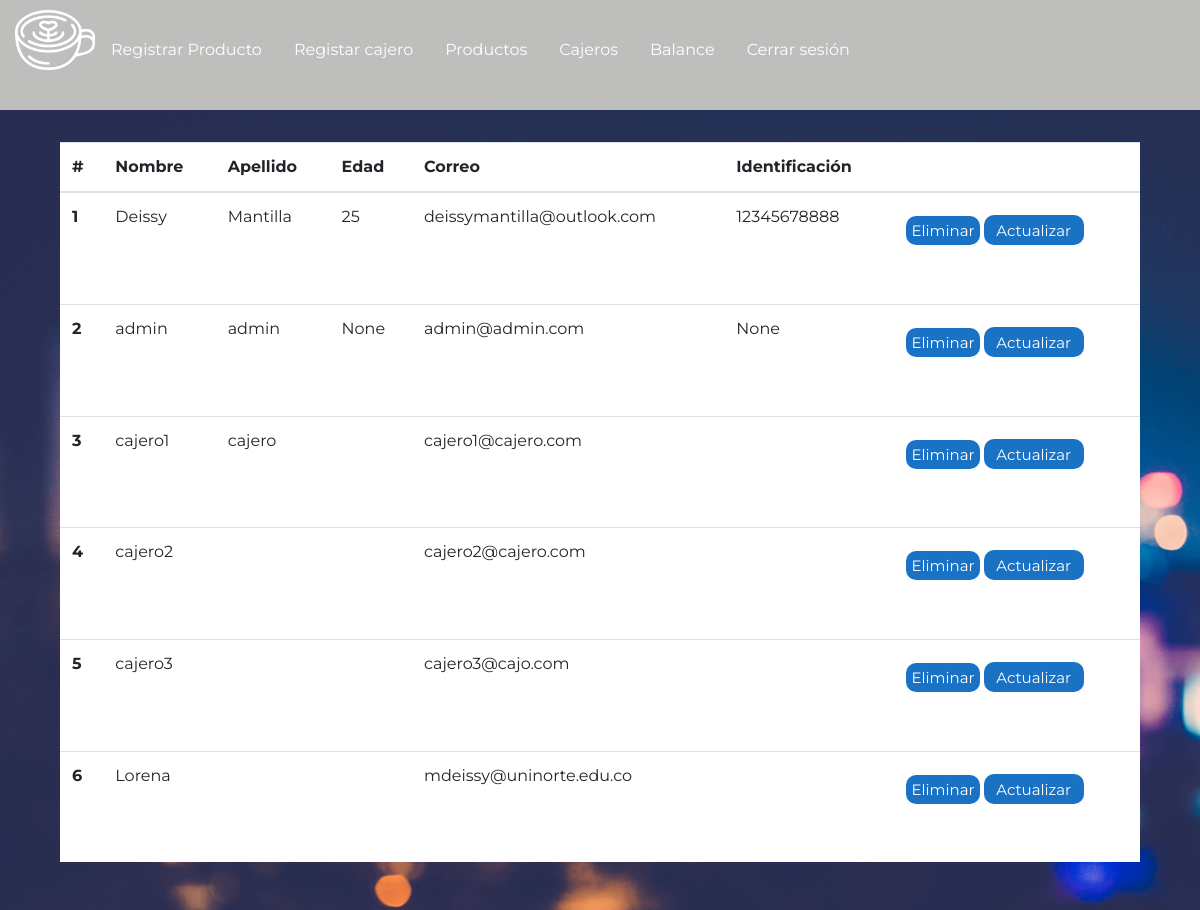
Page /cajeros on the earlier database version.
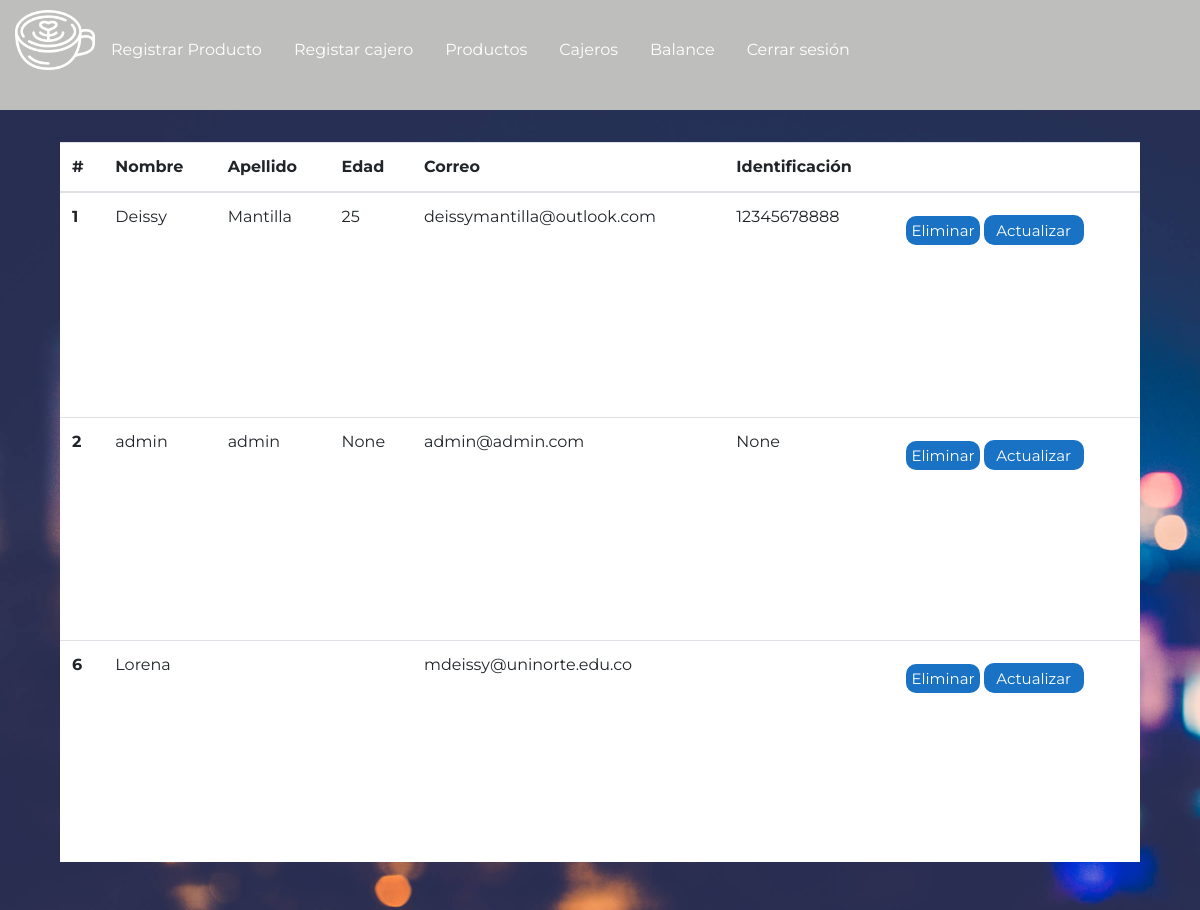
Same page on the later database version.
### tables this page shows
CREATE TABLE usuarios (Nombre STRING NOT NULL, Apellido STRING, Correo STRING NOT NULL UNIQUE, Edad STRING, Identificacion STRING, Direccion STRING, Genero STRING, Contraseña STRING NOT NULL, URLimagen STRING, id INTEGER PRIMARY KEY AUTOINCREMENT);

### app.py (the view, shortened to what this page needs)
@app.route('/cajeros', defaults={'exito': None, 'idP': None}, methods=['GET', 'POST'])
@app.route('/cajeros/<exito>', defaults={'idP': None}, methods=['GET', 'POST'])
@app.route('/cajeros/<idP>', defaults={'exito': None}, methods=['GET', 'POST'])
def cajeros(exito, idP):
    if request.method == 'GET':
        if idP:
            with sqlite3.connect("brioche.db") as con:
                try:
                    cur = con.cursor()
                    cur.execute("delete from usuarios where id = ?", idP)
                except:
                    exito = 'error'
                finally:
                    return redirect(url_for('cajeros'))
        else:
            con = sqlite3.connect("brioche.db")
            con.row_factory = sqlite3.Row
            cur = con.cursor()
            cur.execute("select * from usuarios")
            cajeros = cur.fetchall()
            return render_template('html/usuarios.html', cajeros=cajeros, exito=exito)

### templates/html/usuarios.html (shortened to what this page needs)
<!DOCTYPE html>
<html lang="en">
<head>
    <link rel="stylesheet" href="https://cdn.jsdelivr.net/npm/bootstrap@4.5.3/dist/css/bootstrap.min.css">
    <link rel="stylesheet" href="{{url_for('static', filename='css/usuarios.css')}}">
    <link rel="stylesheet" href="{{url_for('static', filename='css/nav.css')}}">
  </head>
  {% if exito == "enviado" %}
  <body onload="alert('cambios guardados')">
  {% elif exito == "error" %}
    <body onload="alert('intente nuevamente')">
    {% else %}
    <body>
  {% endif %}
  <nav class="nav">
    <img src="{{url_for('static', filename='img/latte.png')}}" alt="">
    <a href="{{url_for('registroProducto')}}" class="nav-link active">Registrar Producto</a>
    <a href="{{url_for('registroCajero')}}" class="nav-link">Registar cajero</a>
    <a href="{{url_for('productos')}}" class="nav-link">Productos</a>
    <a href="{{url_for('cajeros')}}" class="nav-link">Cajeros</a>
    <a href="{{url_for('balance')}}" class="nav-link">Balance</a>
    <a href="/" class="nav-link">Cerrar sesión</a>
</nav>
  <div class="contenedorTabla">
    <table class="table">
        <thead>
          <tr>
            <th scope="col">#</th>
            <th scope="col">Nombre</th>
            <th scope="col">Apellido</th>
            <th scope="col">Edad</th>
            <th scope="col">Correo</th>
            <th scope="col">Identificación</th>
            <th scope="col"></th>
          </tr>
        </thead>
        <tbody>
          {% for cajero in cajeros%}
          <tr>
            <th scope="row" id="id{{cajero.id}}">{{cajero.id}}</th>
            <td id="nombre{{cajero.id}}">{{cajero.nombre}}</td>
            <td id="apellido{{cajero.id}}">{{cajero.apellido}}</td>
            <td id="edad{{cajero.id}}">{{cajero.edad}}</td>
            <td id="correo{{cajero.id}}">{{cajero.correo}}</td>
            <td id="identificacion{{cajero.id}}">{{cajero.identificacion}}</td>
            <td>
              <a href="/cajeros/{{cajero.id}}" class="boton " id="{{cajero.id}}" >Eliminar</a>
              <button class="boton" data-toggle="modal" data-target="#exampleModal" onclick="abrirModalCajeros(this.id)" id="{{cajero.id}}">Actualizar</button>
            </td>
          </tr>
          {% endfor%}
        </tbody>
      </table>
  </div>
</body>
</html>

### static/css/usuarios.css (style rules this page uses)
* { margin: 0; padding: 0; box-sizing: border-box; font-family: "Montserrat", sans-serif; }
body { height: 100vh; width: 100vw; }
.contenedorTabla { width: 100%; height: 100%; background-image: url("../img/background.jpg"); background-size: cover; display: flex; justify-content: center; align-items: center; }
.table { background-color: white; width: 90vw; height: 90%; }
.boton { background-color: #1a72c4; color: white; border-radius: 10px; border: 0; font-size: 15px; min-width: 100px; max-width: auto; margin-top: 10px; height: 30px; color: white; padding: 5px; }

### static/css/nav.css (style rules this page uses)
* { margin: 0; padding: 0; box-sizing: border-box; font-family: "Montserrat", sans-serif; }
nav a { height: 10vh; margin-top: 30px; color: white; }
nav > img { width: 80px; height: 80px; margin-left: 15px; }
nav { background-color: #bebebc; }

Differences in the rows shown:
removed usuarios: id "3", nombre "cajero1", apellido "cajero", correo "cajero1@cajero.com"
removed usuarios: id "4", nombre "cajero2", correo "cajero2@cajero.com"
removed usuarios: id "5", nombre "cajero3", correo "cajero3@cajo.com"
